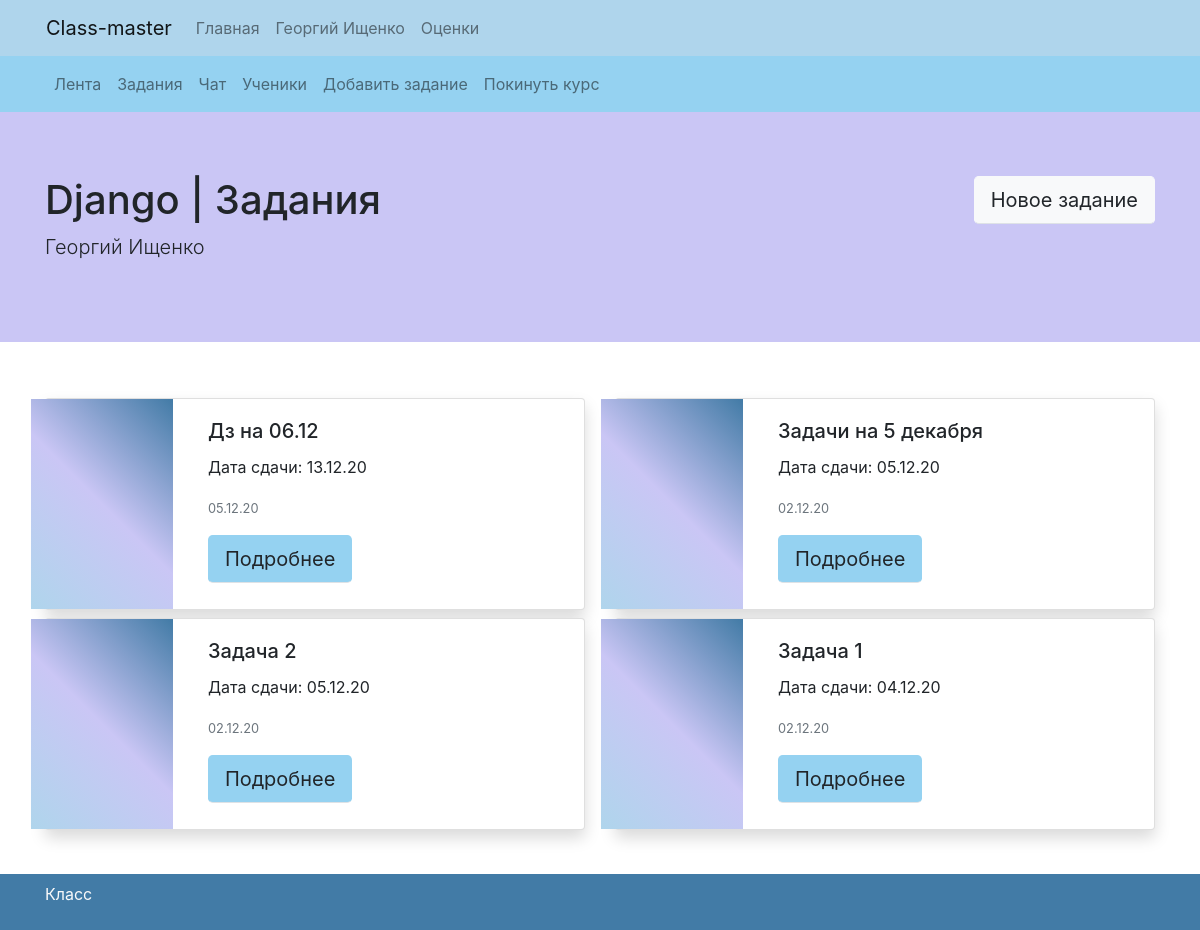
Before: /classes/Django-21/tasks (signed in) with the older database file.
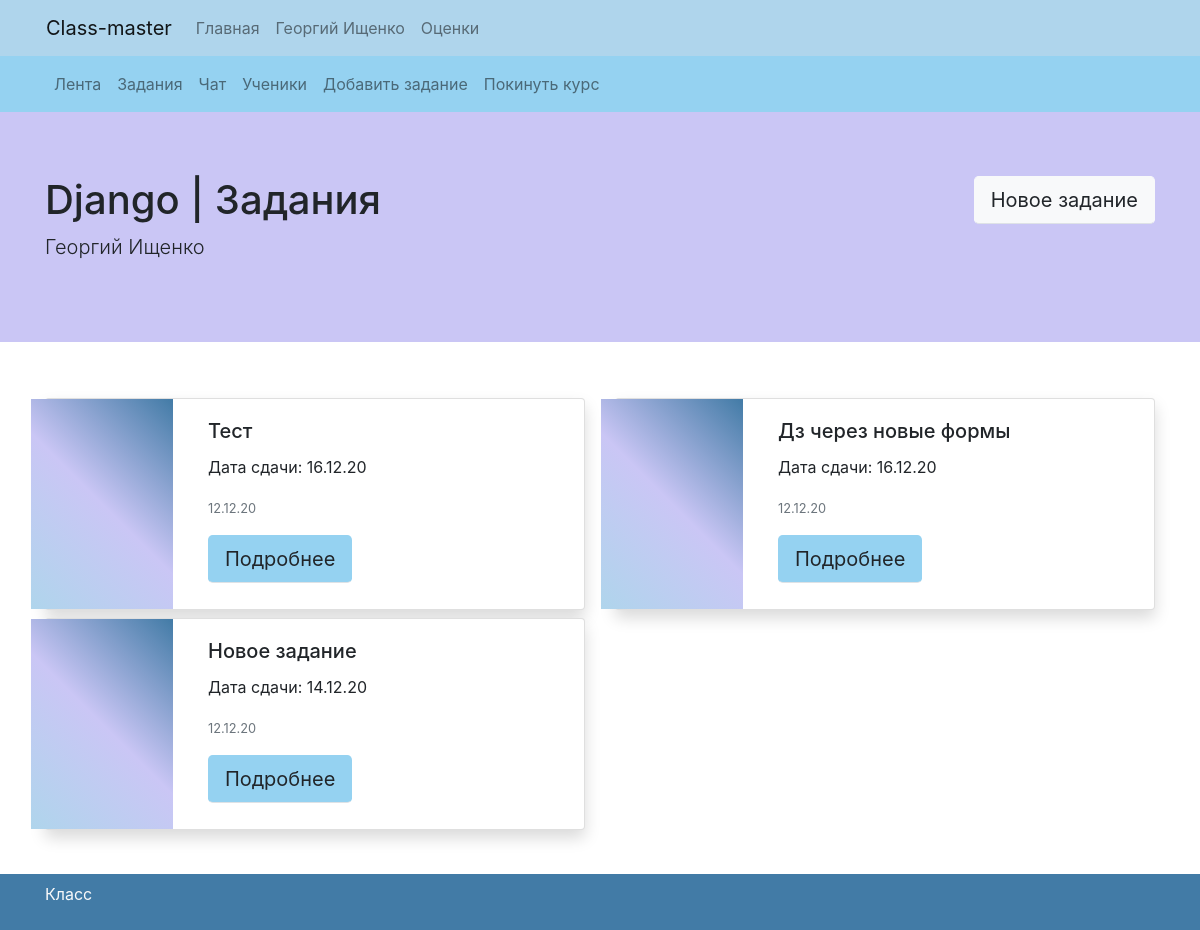
After: the same page with the newer database file.
### my_class/models.py (models this page shows, shortened)
class Class(models.Model):
    name = models.CharField(max_length=32)
    teacher = models.ForeignKey(settings.AUTH_USER_MODEL, on_delete=models.CASCADE, null=True, blank=True)
    class Meta:
        verbose_name = "Классы"
        verbose_name_plural = "Классы"
    def get_absolute_url_feed(self):
        return reverse('feed', kwargs={'name': self.name, 'pk': self.pk})
    def get_absolute_url_tasks(self):
        return reverse('tasks', kwargs={'name': self.name, 'pk': self.pk})
    def get_absolute_url_task_add(self):
        return reverse('task-add', kwargs={'name': self.name, 'pk': self.pk})
    def get_absolute_url_students(self):
        return reverse('students', kwargs={'name': self.name, 'pk': self.pk})
    def get_absolute_url_leave(self):
        return reverse('leave', kwargs={'name': self.name, 'pk': self.pk})

class Task(models.Model):
    title = models.CharField(max_length=32)
    body = RichTextUploadingField(blank=True, null=True)
    date = models.DateField()
    current_class = models.ForeignKey('Class', on_delete=models.CASCADE, null=True, blank=True)
    author = models.ForeignKey(settings.AUTH_USER_MODEL, on_delete=models.CASCADE, blank=True, null=True)
    published_date = models.DateTimeField(auto_now_add=True)
    edit_date = models.DateTimeField(auto_now_add=True, blank=True, null=True)
    max_mark = models.IntegerField(default=5)
    class Meta:
        verbose_name = "Задания"
        verbose_name_plural = "Задания"
    def get_absolute_url(self):
        return reverse('task-view', kwargs={'name': self.current_class.name, 'pk': self.current_class.pk,
                                            'pin': generate_pin(self.pk)})

### my_class/views.py (the view)
# urls.py: path('classes/<str:name>-<int:pk>/tasks', class_tasks, name='tasks'),
@login_required
def class_tasks(request, name, pk):
    current_class = get_object_or_404(Class, pk=pk)
    tasks = Task.objects.filter(current_class=current_class).order_by('-published_date')
    is_teacher = False
    if request.user == current_class.teacher:
        is_teacher = True
    return render(request, 'class_tasks.html', {
        'class': current_class,
        'tasks': tasks,
        'is_teacher': is_teacher
    })

### my_class/models.py (called while the page is built)
def generate_pin(n):
    return n ^ 612345

    def is_teacher(self):
        if len(Class.objects.filter(teacher=self.user)) > 0:
            return True
        else:
            return False

### my_class/templates/class_tasks.html
{% extends "base.html" %}
{% block content %}
{% include 'class_nav.html' %}
<div class="jumbotron jumbotron-fluid" style="background-color: #CAC6F5;">
  <div class="container">
    <h1 class="display-5">{{class.name}} | Задания
        {% if is_teacher %}
    <a class="btn btn-lg btn-light float-right border-bottom" href='{{class.get_absolute_url_task_add}}' type="submit"
				style="">Новое задание</a>
        {% endif %}
    </h1>
    <p class="lead">{{class.teacher.first_name}} {{class.teacher.last_name}}</p>
  </div>
</div>
<div class="album mt-5">
    <div class="container">
        <div class="row row-cols-1 row-cols-sm-2 row-cols-md-2 g-3">
            {% for task in tasks %}
                <div class="col">
                    <div class="card mt-2 shadow" >
                      <div class="row g-0" style="height: 210px;">
                        <div class="col-md-3" style="background: -webkit-linear-gradient(45deg, rgb(175, 213, 236), rgb(202, 198, 245), rgb(66, 123, 166));
                                                    background: -moz-linear-gradient(45deg, rgb(175, 213, 236), rgb(202, 198, 245), rgb(66, 123, 166));
                                                    background: linear-gradient(45deg, rgb(175, 213, 236), rgb(202, 198, 245), rgb(66, 123, 166));">
                        </div>
                        <div class="col-md-8">
                          <div class="card-body">
                            <h5 class="card-title">{{task.title}}</h5>
                            <p class="card-text">Дата сдачи: {{task.date | date:'d.m.y'}}</p>
                            <p class="card-text"><small class="text-muted">{{task.published_date | date:'d.m.y'}}</small></p>
                              <a href="{{task.get_absolute_url}}" class="btn btn-lg border-bottom" style="background-color: #95D2F1;">Подробнее</a>
                          </div>
                        </div>
                      </div>
                </div>
                </div>
           {% endfor %}
        </div>
    </div>
</div>
{% endblock %}

### my_class/templates/base.html (shortened to what this page needs)
{% load static %}
<!doctype html>
<html>
  <head>
  	<link href="{% static 'vendor/bootstrap/css/bootstrap.min.css' %}" rel="stylesheet">
  </head>
  <header>
    <div style="background-color: #AFD5EC;">
      <nav class="container navbar navbar-expand-lg navbar-light">
        <a class="navbar-brand" href="/">Class-master</a>
        <div class="collapse navbar-collapse" id="navbarNavAltMarkup">
          <div class="navbar-nav">
            <a class="nav-link" href="/">Главная</a>
            <a class="nav-link" href="/im">{{request.user.first_name}} {{request.user.last_name}}</a>
            <a class="nav-link" href="/im/marks">Оценки</a>
          </div>
        </div>
      </nav>
    </div>
  </header>
  <body style="padding-bottom: 100px;">
    {% block content %}
    {% endblock %}
  </body>
  <footer class="footer py-2 mt-auto navbar fixed-bottom" style="background-color: #427BA6;">
      <div class="container">
        <p class="text-light">Класс</p>
      </div>
  </footer>
</html>

### my_class/templates/class_nav.html
<div style="background-color: #95D2F1;">
    <nav class="container navbar navbar-expand-lg navbar-light">
        <div class="collapse navbar-collapse" id="navbarNavAltMarkup">
          <div class="navbar-nav">
              <a class="nav-link" href="{{class.get_absolute_url_feed}}">Лента</a>
              <a class="nav-link" href="{{class.get_absolute_url_tasks}}">Задания</a>
              <a class="nav-link" href="chat">Чат</a>
              <a class="nav-link" href="{{class.get_absolute_url_students}}">Ученики</a>
              {% if request.user.profile.is_teacher %}
              <a class="nav-link" href="{{class.get_absolute_url_task_add}}">Добавить задание</a>
              {% endif %}
              <a class="nav-link" href="{{class.get_absolute_url_leave}}">Покинуть курс</a>
          </div>
        </div>
    </nav>
</div>

Changed rows visible on the page:
removed Task: title "Дз на 06.12", date "13.12.20", published_date "05.12.20"
removed Task: title "Задачи на 5 декабря", date "05.12.20", published_date "02.12.20"
removed Task: title "Задача 2", date "05.12.20", published_date "02.12.20"
removed Task: title "Задача 1", date "04.12.20", published_date "02.12.20"
added Task: title "Тест", date "16.12.20", published_date "12.12.20"
added Task: title "Дз через новые формы", date "16.12.20", published_date "12.12.20"
added Task: title "Новое задание", date "14.12.20", published_date "12.12.20"
